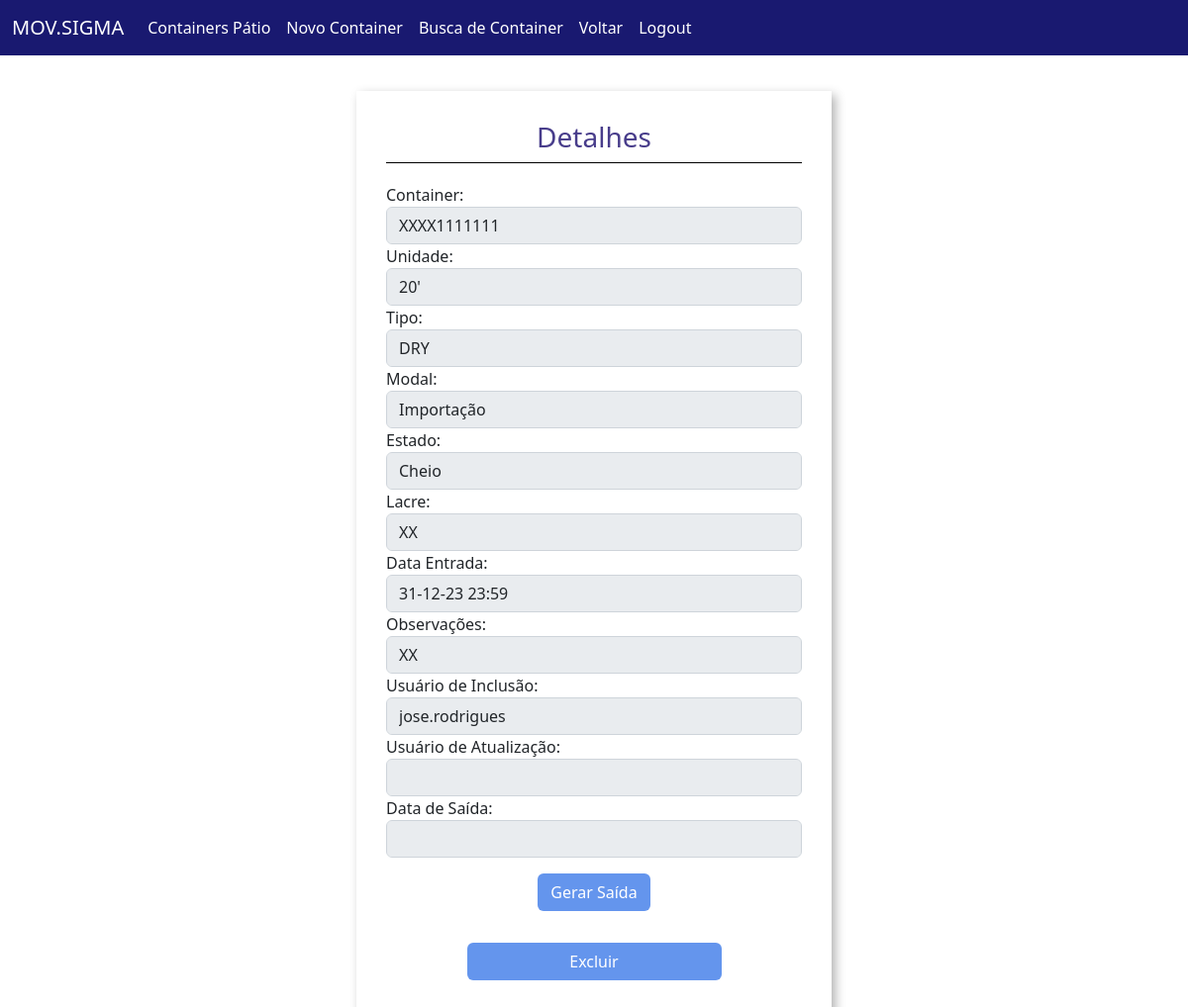
The app's page /mov/ctn/56 (signed in) with its own data.
### mov_ctn/models.py (models this page shows, shortened)
class movimentos(models.Model):
    choices_unidade = (
        ("20", "20'"),
        ("40", "40'")
    )
    choices_tipo = (
        ("DRY", "DRY"),
        ("FR", "FLAT RACK"),
        ("HC", "HC"),
        ("OT", "OPEN TOP"),
        ("TK", "TANK"),
        ("RF", "REEFER")
    )
    choices_modal = (
        ("I", "Importação"),
        ("E", "Exportação")
    )
    choices_estado = (
        ("C", "Cheio"),
        ("V", "Vazio")
    )
    container = models.CharField(max_length=15)
    unidade = models.CharField(max_length=2, choices=choices_unidade)
    tipo = models.CharField(max_length=3, choices=choices_tipo)
    lacre = models.CharField(max_length=30)
    modal = models.CharField(max_length=1, choices=choices_modal)
    estado = models.CharField(max_length=1, choices=choices_estado)
    observ = models.CharField(max_length=100, null=True)
    data_entrada = models.DateTimeField(null=False)
    data_saida = models.DateTimeField(null=True)
    data_alteracao = models.DateTimeField(auto_now=True)
    usuario_alteracao = models.CharField(max_length= 30, null=True)
    usuario_inclusao = models.CharField(max_length= 30, null=True)

### mov_ctn/views.py (the view, shortened to what this page needs)
# urls.py: path('ctn/<int:id>', views.ctn_unico, name="ctn_unico"),
@login_required(login_url="/")
@permission_required("mov_ctn.change_movimentos")
def ctn_unico(request, id):
    ctn_unico = get_object_or_404(movimentos, id=id) #data_saida__isnull = True)
    if request.method == 'GET':
        return render(request, 'ctn_unico.html', {'ctn': ctn_unico})

### mov_ctn/templates/ctn_unico.html (shortened to what this page needs)
{% extends "base.html" %}
{% load static %}
{% block 'head' %}
<link href="{% static 'mov_ctn/css/ctn_unico.css' %}" rel="stylesheet">
{% endblock%}
{% block 'body' %}
<div class="wrapper">
    <div class="box">
        <div class="header text-center">
            <h3 class="titulo">Detalhes</h3>
        </div>
        <div class="body-box">
            <form action="{% url 'ctn_unico' ctn.id %}" method="POST"> {% csrf_token %}
                <div class="row">
                    <div class="col-md">
                        <label for="Container">Container:</label>
                        <input class="form-control" disabled type="text" maxlength="11" name="container"
                            placeholder="Digite o container" value="{{ctn.container}}">
                 </div>
                    </div>
                    <div class="row">
                        <div class="col-md">
                            <label>Unidade:</label>
                            <input disabled type="text" class="form-control" name="unidade" placeholder="Digite o número do lacre" value="{{ctn.get_unidade_display}}">
                        </div>
                    </div>
                <div class="row">
                    <div class="col-md">
                        <label for="tipo">Tipo:</label>
                        <input disabled type="text" class="form-control" value="{{ctn.get_tipo_display}}">
                    </div>
                </div>
                <div class="row">
                    <div class="col-md">
                        <label for="modal">Modal:</label>
                        <input disabled type="text" class="form-control" value="{{ctn.get_modal_display}}">
                    </div>
                </div>
                <div class="row">
                    <div class="col-md">
                        <label for="modal">Estado:</label>
                        <input disabled type="text" class="form-control" value="{{ctn.get_estado_display}}">
                    </div>
                </div>
                <div class="col-md">
                    <label>Lacre:</label>
                    <input disabled type="text" class="form-control" name="lacre" placeholder="Digite o número do lacre"
                        value="{{ctn.lacre}}">
                </div>
                <div class="row">
                    <div class="col-md">
                        <label for="data_entrada">Data Entrada:</label>
                        <input disabled class="form-control" type="text" name="data_entrada"
                            value="{{ctn.data_entrada |date:'d-m-y H:i'}}">
                    </div>
                </div>
                <div class="row">
                    <div class="col-md">
                        <label for="observ">Observações:</label>
                        <input disabled class="form-control" type="text" maxlength="255" name="observ"
                            value="{{ctn.observ}}">
                    </div>
                </div>
                <div class="row">
                    <div class="col-md">
                        <label for="usuinc">Usuário de Inclusão:</label>
                        <input disabled class="form-control" type="text" maxlength="255" name="usuinc" value="{{ctn.usuario_inclusao}}">
                    </div>
                </div>
                <div class="row">
                    <div class="col-md">
                        <label for="usuatu">Usuário de Atualização:</label>
                        <input disabled class="form-control" type="text" maxlength="255" name="usuatu" {% if not ctn.usuario_alteracao is None %} value="{{ctn.usuario_alteracao}}" {% endif %}>
                    </div>
                </div>
                <div class="row">
                    <div class="col-md">
                    <label for="datatu">Data de Saída:</label>
                    <input disabled class="form-control" type="text" name="datatu"
                            value="{{ctn.data_saida |date:'d-m-y H:i'}}">
                </div>
                {% if ctn.data_saida is None %}
                <div class="text-center p-3">
                        <input type="submit" value="Gerar Saída" class="btn btn-orange">
                </div>
                {% endif %}
            </form>
            {% if perms.mov_ctn.delete_movimentos %}
                <div class="text-center p-3">
                    <a href="{% url 'ctn_excluir' ctn.id %}"><input value="Excluir" class="btn btn-orange"></a>
                </div>
            {% endif %}
        </div>
    </div>
</div>
{% endblock%}

### templates/static/base/css/base.css (style rules this page uses)
body { background-color: #C6C6C6; }

### templates/static/mov_ctn/css/ctn_unico.css (style rules this page uses)
.wrapper { margin-top: 3%; display: flex; flex-direction: row; justify-content: center; align-items: center; }
.box { padding: 30px; width: 40vw; background: #fff; box-shadow: 4px 4px 10px rgba(0,0,0,.3); }
.header { border-bottom: 1px solid black; }
.titulo { color: #483D8B; }
.body-box { margin-top: 20px; }
.btn-orange { background-color: #6495ED; color: white; }

### records on screen
movimentos: container "XXXX1111111", unidade "20'", tipo "DRY", modal "Importação", estado "Cheio", lacre "XX", data_entrada "31-12-23 23:59", observ "XX", usuinc "jose.rodrigues"
